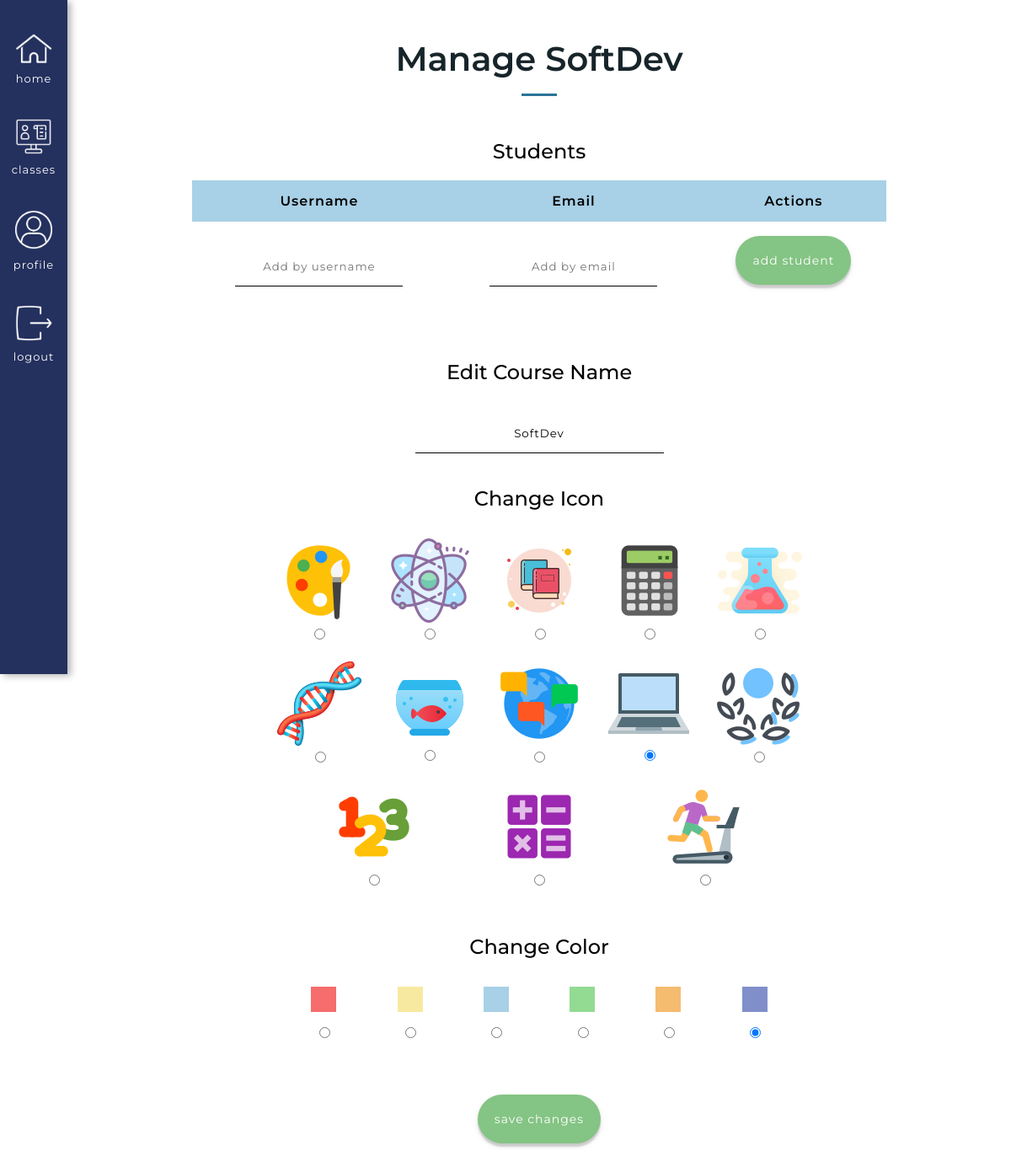
Page /classes/course/1/manage (signed in) on the earlier database version.
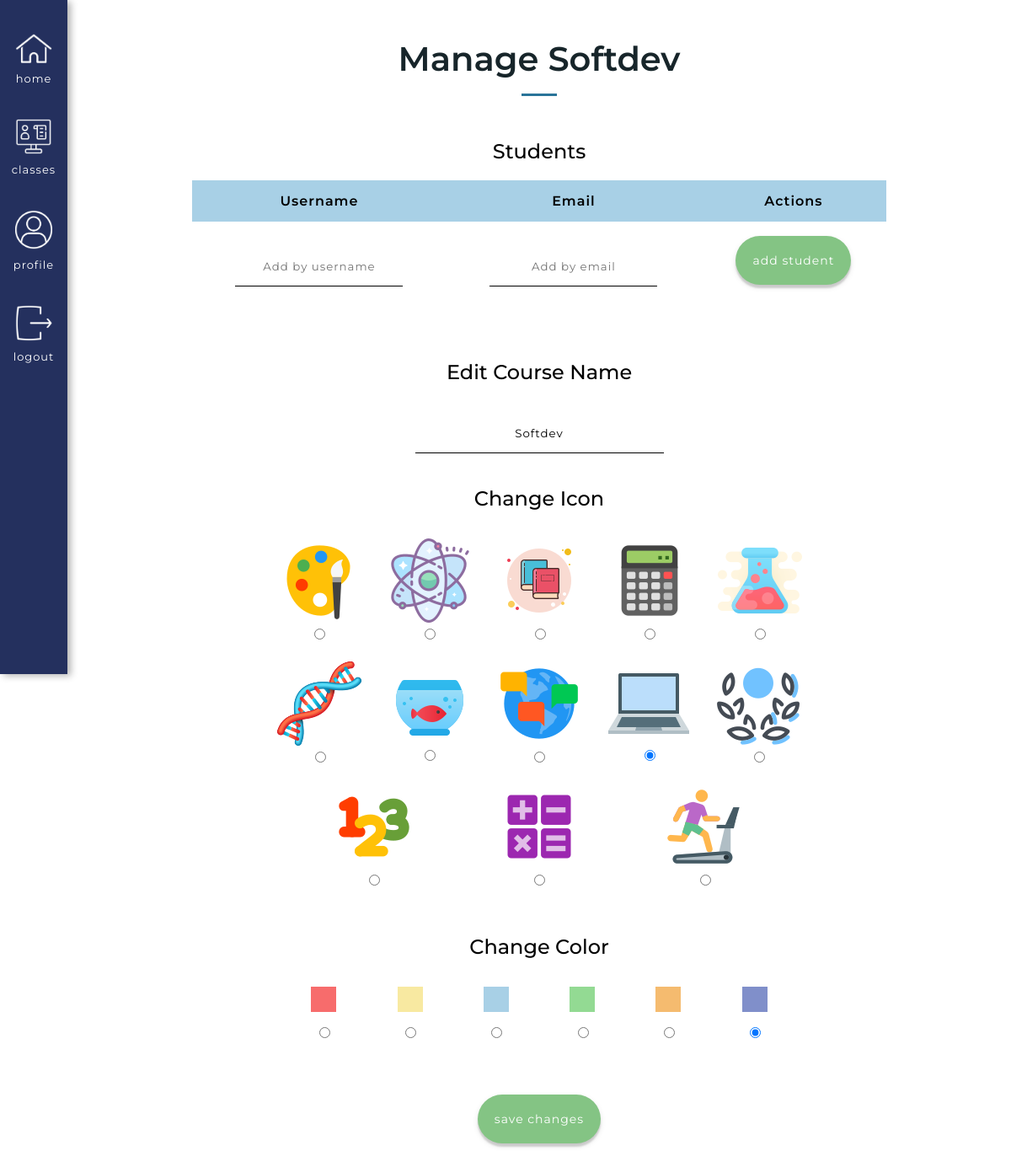
Same page on the later database version.
### app/models.py (models this page shows, shortened)
class Courses(db.Model):
    id = db.Column(db.Integer, primary_key=True) # Always need ID
    course_name = db.Column(db.String(140), index=False, unique=False) # Not indexable or unique bc many people can have the same course
    code = db.Column(db.Integer, index=True, unique=True) # Indexable to link it back to the course name
    timestamp = db.Column(db.DateTime, index=True, default=datetime.utcnow) # Timestamp
    status = db.Column(db.Integer, index=False, unique=False, default=0) # 0 means the class is inactive, 1 is active
    teacher_id = db.Column(db.Integer, db.ForeignKey('user.id'))  # Taking the user ID from the user model, using backref of teacher will show you the actual teacher
    icon = db.Column(db.String(220), index=False, unique=False, default="/static/images/classes_books.png") # Icon option, turtle gif is set as the default
    color = db.Column(db.Integer, index=False, unique=False, default=0) # Adding the option to decide the color of the class
    signups = db.relationship('Signups', backref='course_id', lazy='dynamic') # This will show all the student signups for this course
    reactions = db.relationship('Reactions', backref='course_actual', lazy='dynamic') # This will show all the reactions for this course
    session = db.relationship('Session', backref='session_course_id', lazy='dynamic') # This will show you all the sessions of the course
    forms = db.relationship('Prompts', backref='course_form', lazy='dynamic') # This will show you all of the forms of the course
    responses = db.relationship('Responses', backref='course_response', lazy='dynamic') # This will show you all of the responses of the course

### app/routes.py (the view)
@app.route('/classes/course/<course_id>/manage', methods=['GET', 'POST'])
@login_required
def manage_course_page(course_id):
    course = Courses.query.get(course_id) # getting the correct course with the course_id
    teacher_id = course.teacher_id # getting the appropriate teacher_id
    if current_user.id != teacher_id: # If the current user's id is not the same as the teacher id
        return unauthorized_access("You are not the teacher for this class.") # return an error message
    student_signups = Signups.query.filter_by(course=course.id).all()
    form = EditClassForm() # Setting form to the edit class form
    if form.validate_on_submit(): # If the form successfully submitted
        course.course_name = form.class_name.data # Set the course name to what they entered in the form
        course.icon = form.class_icon.data # Set icon for course from the form
        course.color = form.class_color.data # Set color for course from the form
        db.session.commit() # Commit changes to the database
        flash('Your changes have been saved', 'info')
        return redirect(url_for('manage_course_page', course_id=course_id))
    elif request.method == 'GET': # If this is the first time that the form has been requested
        form.class_name.data = course.course_name # Then pre-populate the fields with the data in the database
        form.class_icon.data = course.icon
        form.class_color.data = course.color
    else:
        flash('Please fill in every section', 'error')
    return render_template('manage_class.html',
                            course_name=course.course_name,
                            course_id=course_id,
                            title='Manage ' + course.course_name,
                            form=form)

### app/models.py (called while the page is built)
@login.user_loader
def load_user(id):
        return User.query.get(int(id))

### app/routes.py (called while the page is built)
@app.before_request # This function will be executed right before the view function
def before_request():
    if current_user.is_authenticated: # Checks whether the current user is logged in
        current_user.last_seen = datetime.utcnow() # Sets the last seen to the date using the UTC time zone
        db.session.commit() # Don't need to do db.session.add() because the user is already in the database (using a current_user)

### app/templates/manage_class.html (shortened to what this page needs)
{% extends "base.html" %}
{% block head %}
    <link rel="stylesheet" href="{{ url_for('static', filename='css/manage_class.css') }}">
{% endblock %}
{% block content %}
<div id="classInfo" class = "classTitle">
    <h1>Manage {{ course_name }}</h1>
</div>
{% if current_user.role == 0 %}
<div id="studentinfo" class = "studentInfo">
    <div class = "studentTitle">
        <h2>Students</h2>
    </div>
    <table class = "studentTable">
        <tr class = "heading">
            <th>Username</th>
            <th>Email</th>
            <th>Actions</th>
        </tr>
        <tbody>
            <tr class = studentRowEach>
                <form action="/classes/course/{{ course_id}}/manage/add" method="POST">
                    <td><input type="text" id="addUsername" name="addUsername" placeholder="Add by username"></td>
                    <td><input type="text" id="addEmail" name="addEmail" placeholder="Add by email"></td>
                    <td><button type="submit" class="addButton">Add student</button></td>
                </form>
            </tr>
        </tbody>
    </table>
</div>
<div class = "formHolder">
    <div class = "studentTitle lessDark">
        <h2>Edit Course Name</h2>
    </div>
    <form action="" method="post" class = "editClassForm">
        <div class = "classNameHolder">
            {{ form.class_name(size=32, class = "newCourseInput")}}<br>
        </div>
        <div class = "miniTitle">
            <h2>Change Icon</h2>
        </div>
        <div class = "difSection">
            {% for icon in form.class_icon %}
            <div class = "iconBox">
                {{ icon }}
                <label for = "class_icon-{{ loop.index - 1}}">
                    <img src = "{{ icon.data }}">
                </label>
            </div>
            {% endfor %}
        </div>
        <div class = "miniTitle">
            <h2>Change Color</h2>
        </div>
        <div class = "difSection colorSection">
            {% for color in form.class_color %}
            <div class = "iconBox">
                {{ color }}
                <label for = "class_color-{{ loop.index - 1}}">
                    {% if loop.index - 1 == 0 %}
                        <div class = "colorLabel red"></div>
                    {% elif loop.index - 1 == 1 %}
                        <div class = "colorLabel yellow"></div>
                    {% elif loop.index - 1 == 2 %}
                        <div class = "colorLabel blue"></div>
                    {% elif loop.index - 1 == 3 %}
                        <div class = "colorLabel green"></div>
                    {% elif loop.index - 1 == 4 %}
                        <div class = "colorLabel orange"></div>
                    {% elif loop.index - 1 == 5 %}
                        <div class = "colorLabel purple"></div>
                    {% endif %}
                </label>
            </div>
            {% endfor %}
        </div>
        <div>{{ form.submit(class = "removeButton greenButton") }}</div>
    </form>
</div>
{% endif %}
{% endblock %}

### app/templates/base.html (shortened to what this page needs)
<!DOCTYPE html>
<html>
    <head>
        <link rel="stylesheet" href="{{ url_for('static', filename='css/base.css') }}">
        {% block head %} {% endblock %}
    </head>
    <header>
        <nav>
            <div class = "headerItem uppermost">
                <div class = "insideHeader">
                    <a class = "imageLinkHolder" href="{{ url_for('index') }}">
                        <img src = "{{ url_for('static', filename='images/Home.png') }}">
                    </a>
                    <a class="imageLabel" href="{{ url_for('index') }}">Home</a>
                </div>
            </div>
            {% if current_user.is_anonymous %}
            <div class = "headerItem">
                <div class = "insideHeader">
                    <a class = "imageLinkHolder" href="{{ url_for('login') }}">
                        <img src = "{{ url_for('static', filename='images/Login.png') }}">
                    </a>
                    <a class="imageLabel" href="{{ url_for('login') }}">Login</a>
                </div>
            </div>
            {% else %}
            <div class = "headerItem">
                <div class = "insideHeader">
                    <a class = "imageLinkHolder" href="{{ url_for('classes', username=current_user.username) }}">
                        <img src = "{{ url_for('static', filename='images/ClassesIcon.png') }}">
                    </a>
                    <a class="imageLabel" href="{{ url_for('classes', username=current_user.username) }}">Classes</a>
                </div>
            </div>
            <div class = "headerItem">
                <div class = "insideHeader">
                    <a class = "imageLinkHolder" href="{{ url_for('user', username=current_user.username) }}">
                        <img src = "{{ url_for('static', filename='images/ProfileIcon.png') }}">
                    </a>
                    <a class="imageLabel" href="{{ url_for('user', username=current_user.username) }}">Profile</a>
                </div>
            </div>
            <div class = "headerItem">
                <div class = "insideHeader">
                    <a class = "imageLinkHolder" href="{{ url_for('logout') }}">
                        <img src = "{{ url_for('static', filename='images/LogoutIcon.png') }}">
                    </a>
                    <a class="imageLabel" href="{{ url_for('logout') }}">Logout</a>
                </div>
            </div>
            {% endif %}
        </nav>
    </header>
    <body>
        <div class = "contentHolder">
            {% block content %} {% endblock %}
        </div>
    </body>
</html>

### app/static/css/base.css (style rules this page uses)
@media screen and (min-width: 600px) { header { height: 100vh; width: 80px; display: flex; align-items: center; justify-content: flex-start; font-family: Poppins, sans-serif; text-transform: uppercase; z-index: 100; font-family: "Montserrat", sans-serif; background-color: #24305E; position: fixed; top: 0; box-shadow: 4px 2px 8px 0 rgba(0, 0, 0, 0.3); } }
@media screen and (min-width: 600px) { nav { width: 100%; height: 100%; display: flex; flex-direction: column; justify-content: flex-start; align-items: center; margin: 0; left: 0; } }
@media screen and (min-width: 600px) { nav a { font-family: 'Montserrat', sans-serif; text-decoration: none; color: black; } }
@media screen and (min-width: 600px) { .headerItem { display: flex; flex-direction: column; justify-content: center; align-items: center; width: 100%; margin-top: 25%; margin-bottom: 25%; } }
@media screen and (min-width: 600px) { .uppermost { margin-top: 50%; } }
@media screen and (min-width: 600px) { .insideHeader { display: flex; flex-direction: column; justify-content: center; align-items: center; } }
@media screen and (min-width: 600px) { .headerItem img { width: 55%; margin-bottom: 10px; } }
@media screen and (min-width: 600px) { .imageLinkHolder { display: flex; justify-content: center; } }
@media screen and (min-width: 600px) { .headerItem a { font-size: 13px; color: white; text-transform: lowercase; letter-spacing: 1px; } }
@media screen and (min-width: 600px) { .contentHolder { margin: 45px 45px 45px 125px; } }
body { margin: 0 !important; font-family: "Montserrat", sans-serif; }
h1, p { margin: 0; }
h2, h3 { font-weight: 400; }

### app/static/css/manage_class.css (style rules this page uses)
.colorLabel { height: 30px; width: 30px; background-color: #F76c6c; }
.yellow { background-color: #F8E9A1 !important; }
.blue { background-color: #a8d0e6 !important; }
.orange { background-color: rgb(245, 187, 111); }
.green { background-color: rgb(147, 218, 147); }
.purple { background-color: #808fca !important; }
.studentInfo { margin-bottom: 5%; margin-top: 5%; display: flex; justify-content: center; align-items: center; flex-direction: column; }
.studentTable { width: 80%; border-collapse: collapse; }
.studentRowEach { text-align: center; padding: 15px; }
.studentRowEach td { padding: 15px; }
.heading th { padding: 15px; font-weight: 600; letter-spacing: 1px; }
.heading { background-color: #a8d0e6 !important; }
.studentTitle { text-align: left; }
.removeButton, .addButton { text-decoration: none; color: white; text-transform: lowercase; letter-spacing: 1px; padding: 20px 20px; border-radius: 50px; transition-duration: 0.3s; -webkit-transition-duration: 0.3s; box-shadow: 0 4px 2px 0 rgba(0, 0, 0, 0.15), 0 3px 7px 0 rgba(0, 0, 0, 0.1); font-size: 14px; border: 0; cursor: pointer; font-family: 'Montserrat', sans-serif; }
.removeButton { background-color: #F76c6c; }
.addButton { background-color: rgb(132, 196, 132) !important; }
.greenButton { background-color: rgb(132, 196, 132) !important; margin-top: 20%; }
.miniTitle h2 { font-weight: 500; }
.classTitle h1 { font-weight: 500; position: relative; font-size: 40px; font-weight: 600; color: rgb(23, 37, 42); text-align: center; }
.classTitle h1:after { position: absolute; content: ''; height: 3px; bottom: -20px; margin: 0 auto; left: 0; right: 0; width: 4%; background: #297499; }
.formHolder { display: flex; justify-content: center; align-items: center; flex-direction: column; }
.editClassForm { width: 80%; display: flex; flex-direction: column; justify-content: center; align-items: center; }
.newCourseInput, #addUsername, #addEmail { border: 0; padding: 15px; border-bottom: 1px solid black; background-color: transparent; font-family: 'Montserrat', sans-serif; letter-spacing: 1px; text-align: center; margin-top: 15px; }
.colorLabel { margin-bottom: 15px; }
.classNameHolder { display: flex; flex-direction: column; text-align: center; }
.studentTitle h2 { font-weight: 500; }
.difSection { display: flex; justify-content: space-evenly; align-items: stretch; flex-wrap: wrap; width: 80%; margin-bottom: 3%; }
.iconBox { margin: 2%; display: flex; flex-direction: column-reverse; justify-content: center; align-items: center; }

Differences in the rows shown:
changed Courses: course_name "SoftDev" → "Softdev"
Other differences:
form field class_name: "SoftDev" → "Softdev"
